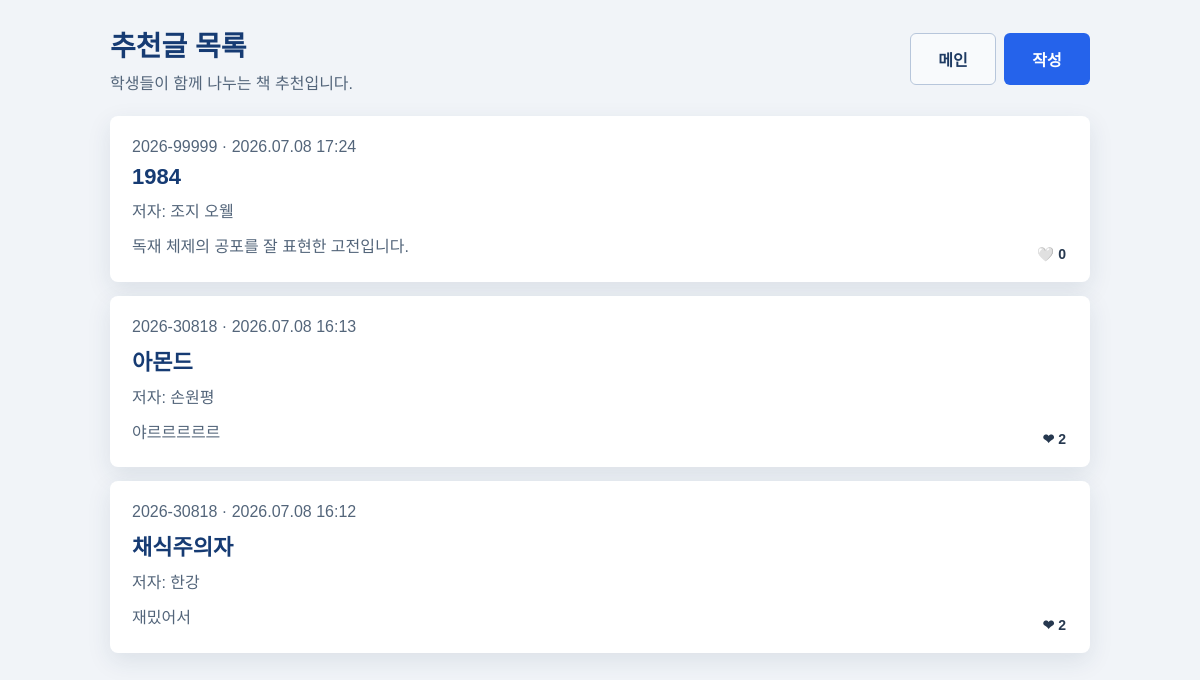
The page /recommendations/ (signed in) on the database its author committed.
### recommendations/models.py (models this page shows, shortened)
class Recommendation(models.Model):
    author = models.ForeignKey(
        settings.AUTH_USER_MODEL,
        on_delete=models.CASCADE,
        related_name='recommendations',
        verbose_name='작성자',
    )
    is_anonymous = models.BooleanField(default=False, verbose_name='익명 여부')
    writer_name = models.CharField(max_length=20, verbose_name='작성자 표시')
    book_title = models.CharField(max_length=100, verbose_name='책 제목')
    book_author = models.CharField(max_length=50, verbose_name='저자')
    post_text = models.TextField(verbose_name='추천 이유')
    created_at = models.DateTimeField(auto_now_add=True, verbose_name='작성일')
    updated_at = models.DateTimeField(auto_now=True, verbose_name='수정일')
    liked_users = models.ManyToManyField(
        settings.AUTH_USER_MODEL,
        blank=True,
        related_name='liked_recommendations',
        verbose_name='좋아요 사용자',
    )
    class Meta:
        ordering = ['-created_at']
        verbose_name = '추천글'
        verbose_name_plural = '추천글'
    @property
    def like_count(self):
        return self.liked_users.count()

### recommendations/views.py (the view)
# urls.py: path('', views.recommendation_list, name='recommendation_list'),
def recommendation_list(request):
    recommendations = Recommendation.objects.select_related('author').all()
    return render(
        request,
        'recommendations/list.html',
        {'recommendations': recommendations},
    )

### templates/recommendations/list.html (shortened to what this page needs)
{% load static %}
<!DOCTYPE html>
<html lang="ko">
<head>
    <link rel="stylesheet" href="{% static 'users/style.css' %}">
</head>
<body>
    <main class="page list-page">
        <section class="content-wrap">
            <div class="page-header">
                <div>
                    <h1>추천글 목록</h1>
                    <p class="sub-text">학생들이 함께 나누는 책 추천입니다.</p>
                </div>
                <div class="header-actions">
                    <a class="secondary-button link-button compact-button" href="{% url 'home' %}">메인</a>
                    {% if request.user.is_authenticated %}
                        <a class="primary-button link-button compact-button" href="{% url 'create_recommendation' %}">작성</a>
                    {% endif %}
                </div>
            </div>
            <div class="recommendation-grid">
                {% for recommendation in recommendations %}
                    <div class="recommendation-card-wrapper">
                        <a class="recommendation-card" href="{% url 'recommendation_detail' recommendation.id %}">
                            <p class="meta-text">{{ recommendation.writer_name }} · {{ recommendation.created_at|date:"Y.m.d H:i" }}</p>
                            <h2>{{ recommendation.book_title }}</h2>
                            <p class="author-text">저자: {{ recommendation.book_author }}</p>
                            <p class="preview-text">{{ recommendation.post_text|truncatechars:100 }}</p>
                        </a>
                        <div class="recommendation-card-footer">
                            <form method="post" action="{% url 'toggle_like' recommendation.id %}" class="like-form">
                                <button type="submit" class="like-button">
                                    {% if request.user in recommendation.liked_users.all %}
                                        ❤ {{ recommendation.like_count }}
                                    {% else %}
                                        🤍 {{ recommendation.like_count }}
                                    {% endif %}
                                </button>
                            </form>
                        </div>
                    </div>
                {% empty %}
                    <div class="empty-box">
                        <p>아직 작성된 추천글이 없습니다.</p>
                    </div>
                {% endfor %}
            </div>
        </section>
    </main>
</body>
</html>

### static/users/style.css (style rules this page uses)
* { box-sizing: border-box; }
body { margin: 0; font-family: Arial, "맑은 고딕", sans-serif; color: #222; background: #f1f4f8; }
.page { display: flex; align-items: center; justify-content: center; min-height: 100vh; padding: 24px; }
h1 { margin: 0 0 24px; color: #163b73; font-size: 28px; text-align: center; }
.primary-button { width: 100%; padding: 13px 16px; border: 0; border-radius: 6px; color: #fff; background: #2563eb; font-size: 16px; font-weight: 700; cursor: pointer; transition: background 0.2s ease, transform 0.2s ease; }
.secondary-button { width: 100%; padding: 13px 16px; border: 1px solid #b7c6db; border-radius: 6px; color: #1f3b63; background: #f8fafc; font-size: 16px; font-weight: 700; cursor: pointer; transition: background 0.2s ease, transform 0.2s ease; }
.link-button { display: inline-flex; align-items: center; justify-content: center; text-align: center; text-decoration: none; }
.list-page { align-items: flex-start; }
.content-wrap { width: 100%; max-width: 980px; }
.page-header { display: flex; align-items: center; justify-content: space-between; gap: 16px; margin-bottom: 22px; }
.page-header h1 { margin-bottom: 6px; text-align: left; }
.sub-text, .meta-text, .author-text, .preview-text { margin: 0; color: #53657a; }
.header-actions { display: flex; gap: 8px; }
.compact-button { width: auto; min-width: 86px; }
.recommendation-grid { display: grid; gap: 14px; }
.recommendation-card, .empty-box { display: block; padding: 22px; color: inherit; background: #fff; border-radius: 8px; box-shadow: 0 8px 24px rgba(30, 55, 90, 0.1); text-decoration: none; }
.recommendation-card { transition: transform 0.2s ease, box-shadow 0.2s ease; }
.recommendation-card h2 { margin: 8px 0; color: #163b73; font-size: 22px; }
.preview-text { margin-top: 12px; line-height: 1.6; }
.like-form, .like-form-detail { margin: 0; }
.like-button, .like-button-detail { padding: 8px 12px; border: none; border-radius: 6px; background: #fff; color: #26384f; font-size: 14px; font-weight: 600; cursor: pointer; transition: all 0.2s ease; white-space: nowrap; }
.recommendation-card-wrapper { position: relative; }
.recommendation-card-footer { position: absolute; bottom: 0; right: 0; padding: 12px; }

### rows shown on the page
Recommendation: writer_name "2026-99999", created_at "2026.07.08 17:24", book_title "1984", book_author "조지 오웰", post_text "독재 체제의 공포를 잘 표현한 고전입니다.", like_count "0"
Recommendation: writer_name "2026-30818", created_at "2026.07.08 16:13", book_title "아몬드", book_author "손원평", post_text "야르르르르르", like_count "2"
Recommendation: writer_name "2026-30818", created_at "2026.07.08 16:12", book_title "채식주의자", book_author "한강", post_text "재밌어서", like_count "2"
